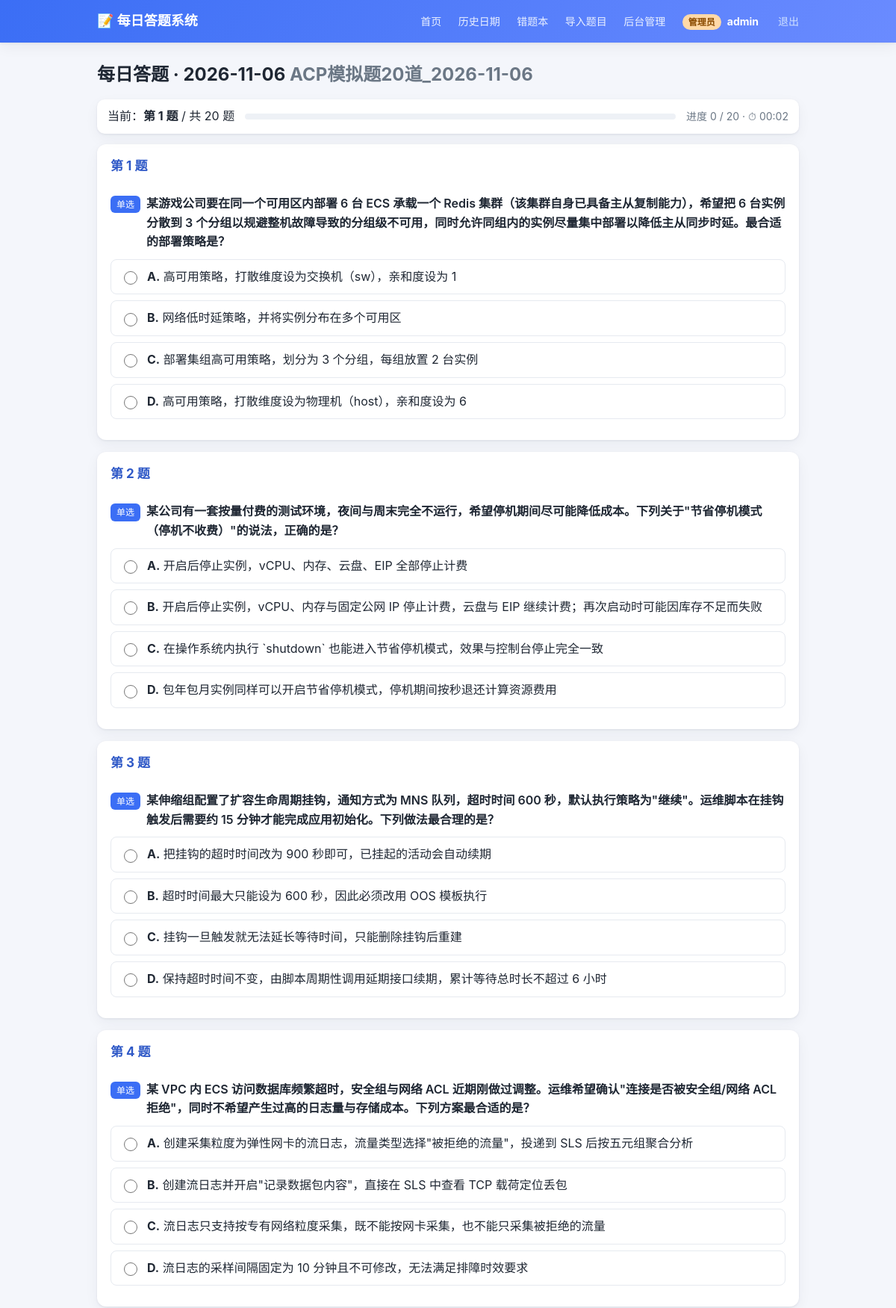
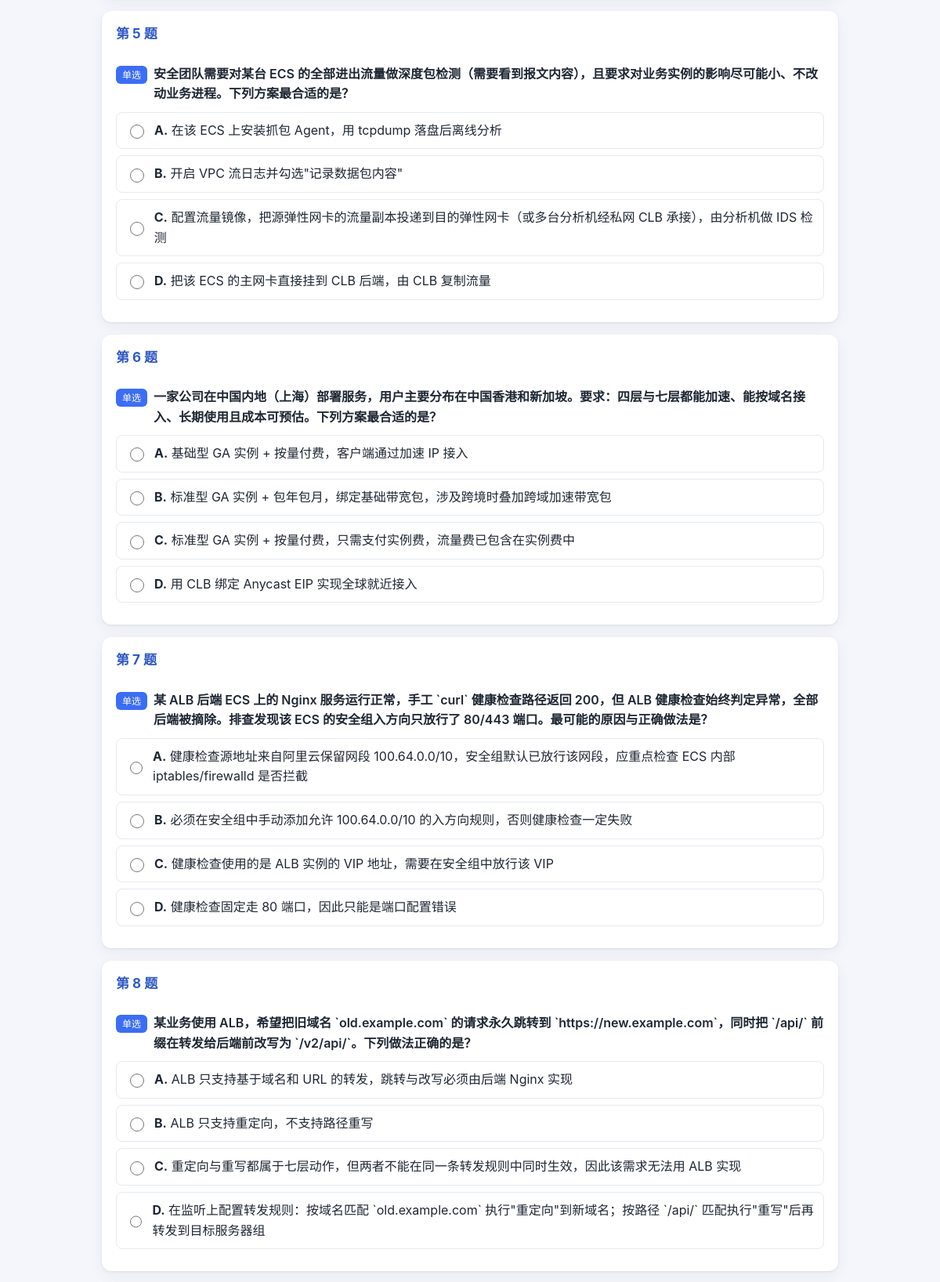
The page /quiz/2026-11-06 (signed in, upper part) on the database its author committed (2 pictures, top to bottom).
### tables this page shows
CREATE TABLE users (
    id            INTEGER PRIMARY KEY AUTOINCREMENT,
    username      TEXT NOT NULL UNIQUE,
    password_hash TEXT NOT NULL,
    role          TEXT NOT NULL DEFAULT 'user',
    created_at    TEXT NOT NULL
);

CREATE TABLE daily_sets (
    id          INTEGER PRIMARY KEY AUTOINCREMENT,
    date        TEXT NOT NULL UNIQUE,
    title       TEXT NOT NULL,
    total_sets  INTEGER NOT NULL DEFAULT 0,
    status      TEXT NOT NULL DEFAULT 'pending',
    created_at  TEXT NOT NULL
);

CREATE TABLE questions (
    id           INTEGER PRIMARY KEY AUTOINCREMENT,
    daily_set_id INTEGER NOT NULL,
    set_index    INTEGER NOT NULL,
    type         TEXT NOT NULL,
    question     TEXT NOT NULL,
    options      TEXT NOT NULL,
    answer       TEXT NOT NULL,
    explanation  TEXT NOT NULL DEFAULT '',
    created_at   TEXT NOT NULL,
    FOREIGN KEY (daily_set_id) REFERENCES daily_sets(id) ON DELETE CASCADE
);

### app.py (the view)
@app.route("/quiz/<date>", methods=["GET"])
@login_required
def quiz(date):
    data = quiz_logic.get_quiz_data(date)
    if not data:
        flash("该日期暂无题目", "error")
        if _is_admin():
            return redirect(url_for("import_page"))
        return redirect(url_for("index"))
    record = score_manager.get_record_by_set_user(data["set_id"], _current_user_id())
    return render_template("quiz.html", data=data, record=record)

### app.py (called while the page is built)
def _resolve_current_user() -> Optional[dict]:
    if hasattr(g, "auth_user"):
        return g.auth_user
    user: Optional[dict] = None
    raw_id = session.get("user_id")
    if raw_id:
        try:
            row = models.get_user(int(raw_id))
        except (TypeError, ValueError):
            row = None
        if row:
            user = dict(row)
            session["username"] = user["username"]
            session["role"] = user["role"]
        else:
            session.clear()
    g.auth_user = user
    return user

def login_required(view):
    @wraps(view)
    def wrapper(*args, **kwargs):
        if not _resolve_current_user():
            flash("登录状态已失效，请重新登录", "error")
            return redirect(url_for("login"))
        return view(*args, **kwargs)
    return wrapper

@app.context_processor
def inject_user():
    user = _resolve_current_user()
    if user:
        return {
            "current_user": {
                "id": user["id"],
                "username": user["username"],
                "role": user["role"],
            }
        }
    return {"current_user": None}

def _current_user_id() -> int:
    user = _resolve_current_user()
    return int(user["id"]) if user else 0

### models.py (called while the page is built)
def get_conn() -> sqlite3.Connection:
    conn = sqlite3.connect(DB_PATH)
    conn.row_factory = sqlite3.Row
    conn.execute("PRAGMA foreign_keys = ON")
    return conn

def get_user(user_id: int) -> Optional[sqlite3.Row]:
    conn = get_conn()
    row = conn.execute("SELECT * FROM users WHERE id = ?", (user_id,)).fetchone()
    conn.close()
    return row

def get_daily_set_by_date(date: str) -> Optional[sqlite3.Row]:
    conn = get_conn()
    row = conn.execute("SELECT * FROM daily_sets WHERE date = ?", (date,)).fetchone()
    conn.close()
    return row

def get_quiz_questions_by_set(set_id: int) -> list[sqlite3.Row]:
    conn = get_conn()
    rows = conn.execute(
        "SELECT id, daily_set_id, set_index, type, question, options "
        "FROM questions WHERE daily_set_id = ? ORDER BY set_index, id",
        (set_id,),
    ).fetchall()
    conn.close()
    return rows

### score_manager.py (called while the page is built)
def get_record_by_set_user(set_id: int, user_id: int) -> Optional[dict]:
    conn = get_conn()
    row = conn.execute(
        "SELECT * FROM daily_records WHERE daily_set_id = ? AND user_id = ?",
        (set_id, user_id),
    ).fetchone()
    conn.close()
    return dict(row) if row else None

### templates/quiz.html (shortened to what this page needs)
{% extends "base.html" %}
{% block content %}
<h1 class="page-title">每日答题 · {{ data.date }} <span class="muted">{{ data.title }}</span></h1>
<div class="quiz-sticky">
    <div class="quiz-sticky-left">
        当前：<strong>第 <span id="current-set">1</span> 题</strong> / 共 {{ data.sets | length }} 题
    </div>
    <div class="quiz-progress">
    </div>
    <div class="quiz-sticky-right">
        进度 <span id="progress-text">0 / {{ data.total }}</span> · ⏱ <span id="timer">00:00</span>
    </div>
</div>
<form id="quiz-form" method="post" action="{{ url_for('quiz_submit', date=data.date) }}">
    {% for st in data.sets %}
        <section class="quiz-set" data-set="{{ st.set_index }}">
            <h2 class="set-title">第 {{ st.set_index }} 题</h2>
            {% for q in st.questions %}
                <div class="question">
                    <p class="q-head">
                        <span class="q-type q-type-{{ q.type }}">{{ '单选' if q.type=='single' else ('多选' if q.type=='multiple' else '判断') }}</span>
                        <span class="q-text">{{ q.question }}</span>
                    </p>
                    <div class="options">
                        {% for letter, text in q.options.items() %}
                            <label class="option">
                                <input
                                    type="{{ 'radio' if q.type != 'multiple' else 'checkbox' }}"
                                    name="q_{{ q.id }}"
                                    value="{{ letter }}">
                                <span><b>{{ letter }}.</b> {{ text }}</span>
                            </label>
                        {% endfor %}
                    </div>
                </div>
            {% endfor %}
        </section>
    {% endfor %}
</form>
{% endblock %}

### templates/base.html (shortened to what this page needs)
<!DOCTYPE html>
<html lang="zh-CN">
<head>
    <link rel="stylesheet" href="{{ url_for('static', filename='style.css') }}">
</head>
<body>
    <header class="topbar">
        <div class="topbar-inner">
            <a class="brand" href="{{ url_for('index') if current_user else url_for('login') }}">📝 每日答题系统</a>
            <nav class="nav">
                {% if current_user %}
                    <a href="{{ url_for('index') }}">首页</a>
                    <a href="{{ url_for('history') }}">历史日期</a>
                    <a href="{{ url_for('wrong_list') }}">错题本</a>
                    {% if current_user.role == 'admin' %}
                        <a href="{{ url_for('import_page') }}">导入题目</a>
                        <a href="{{ url_for('admin_dashboard') }}">后台管理</a>
                    {% endif %}
                    <span class="nav-user">
                        <span class="role-badge role-{{ current_user.role }}">{{ '管理员' if current_user.role == 'admin' else '用户' }}</span>
                        <b>{{ current_user.username }}</b>
                        <a class="nav-logout" href="{{ url_for('logout') }}">退出</a>
                    </span>
                {% else %}
                    <a href="{{ url_for('login') }}">登录</a>
                    <a href="{{ url_for('register') }}">注册</a>
                {% endif %}
            </nav>
        </div>
    </header>
    <main class="container">
        {% block content %}{% endblock %}
    </main>
</body>
</html>

### static/style.css (style rules this page uses)
:root { --bg: #f4f6fb; --card: #ffffff; --ink: #1f2733; --muted: #6b7785; --primary: #3b6ef5; --primary-d: #2f59c7; --ok: #1f9d55; --bad: #e2483a; --line: #e6eaf0; --shadow: 0 1px 3px rgba(20, 30, 50, .08), 0 6px 18px rgba(20, 30, 50, .05); }
* { box-sizing: border-box; }
body { margin: 0; font-family: -apple-system, BlinkMacSystemFont, "Segoe UI", "PingFang SC", "Microsoft YaHei", sans-serif; background: var(--bg); color: var(--ink); line-height: 1.6; }
.topbar { background: linear-gradient(120deg, #3b6ef5, #6a8bff); color: #fff; box-shadow: var(--shadow); }
.topbar-inner { max-width: 980px; margin: 0 auto; padding: 14px 20px; display: flex; align-items: center; justify-content: space-between; }
.brand { color: #fff; font-weight: 700; font-size: 18px; text-decoration: none; }
.nav a { color: #eaf0ff; text-decoration: none; margin-left: 18px; font-size: 14px; }
.container { max-width: 980px; margin: 0 auto; padding: 24px 20px 60px; }
.page-title { font-size: 24px; margin: 0 0 6px; }
.muted { color: var(--muted); }
.quiz-sticky { position: sticky; top: 0; z-index: 20; background: var(--card); display: flex; align-items: center; gap: 14px; padding: 10px 14px; border-radius: 10px; box-shadow: var(--shadow); margin: 14px 0; }
.quiz-sticky-right { margin-left: auto; color: var(--muted); font-size: 14px; }
.quiz-progress { flex: 1; height: 8px; background: #eef1f6; border-radius: 999px; overflow: hidden; }
.quiz-set { background: var(--card); border-radius: 12px; padding: 16px 18px; margin-bottom: 16px; box-shadow: var(--shadow); }
.set-title { font-size: 17px; margin: 0 0 12px; color: var(--primary-d); }
.question { padding: 12px 0; border-bottom: 1px dashed var(--line); }
.question:last-child { border-bottom: none; }
.q-head { margin: 0 0 10px; display: flex; gap: 8px; align-items: baseline; }
.q-text { font-weight: 600; }
.q-type { font-size: 12px; padding: 2px 8px; border-radius: 6px; color: #fff; background: #7a8aa0; white-space: nowrap; }
.q-type-single { background: #3b6ef5; }
.options { display: flex; flex-direction: column; gap: 8px; }
.option { display: flex; align-items: center; gap: 10px; padding: 10px 12px; border: 1px solid var(--line); border-radius: 8px; cursor: pointer; transition: .12s; }
.option input { width: 18px; height: 18px; accent-color: var(--primary); }
.nav-user { margin-left: 18px; display: inline-flex; align-items: center; gap: 8px; color: #eaf0ff; font-size: 14px; }
.nav-user b { color: #fff; }
.nav-logout { color: #cfe0ff !important; margin-left: 4px; }
.role-badge { display: inline-block; padding: 1px 8px; border-radius: 999px; font-size: 12px; font-weight: 600; }
.role-badge.role-admin { background: #ffd9a8; color: #8a4b00; }

### rows shown on the page
users: role "管理员", username "admin"
daily_sets: date "2026-11-06", title "ACP模拟题20道_2026-11-06"
questions: type "单选", question "某游戏公司要在同一个可用区内部署 6 台 ECS 承载一个 Redis 集群（该集群自身已具备主从复制能力），希望把 6 台实例分散到 3 个分组以规避整机故障导致的分组级不可用，同时允许同组内的实例尽量集中部署以降低主从同步时延。最合适的部署策略是？", options "A" "B" "C" "D", options "高可用策略，打散维度设为交换机（sw），亲和度设为 1" "网络低时延策略，并将实例分布在多个可用区" "部署集组高可用策略，划分为 3 个分组，每组放置 2 台实例" "高可用策略，打散维度设为物理机（host），亲和度设为 6"
questions: type "单选", question "某公司有一套按量付费的测试环境，夜间与周末完全不运行，希望停机期间尽可能降低成本。下列关于\"节省停机模式（停机不收费）\"的说法，正确的是？", options "A" "B" "C" "D", options "开启后停止实例，vCPU、内存、云盘、EIP 全部停止计费" "开启后停止实例，vCPU、内存与固定公网 IP 停止计费，云盘与 EIP 继续计费；再次启动时可能因库存不足而失败" "在操作系统内执行 `shutdown` 也能进入节省停机模式，效果与控制台停止完全一致" "包年包月实例同样可以开启节省停机模式，停机期间按秒退还计算资源费用"
questions: type "单选", question "某伸缩组配置了扩容生命周期挂钩，通知方式为 MNS 队列，超时时间 600 秒，默认执行策略为\"继续\"。运维脚本在挂钩触发后需要约 15 分钟才能完成应用初始化。下列做法最合理的是？", options "A" "B" "C" "D", options "把挂钩的超时时间改为 900 秒即可，已挂起的活动会自动续期" "超时时间最大只能设为 600 秒，因此必须改用 OOS 模板执行" "挂钩一旦触发就无法延长等待时间，只能删除挂钩后重建" "保持超时时间不变，由脚本周期性调用延期接口续期，累计等待总时长不超过 6 小时"
questions: type "单选", question "某 VPC 内 ECS 访问数据库频繁超时，安全组与网络 ACL 近期刚做过调整。运维希望确认\"连接是否被安全组/网络 ACL 拒绝\"，同时不希望产生过高的日志量与存储成本。下列方案最合适的是？", options "A" "B" "C" "D", options "创建采集粒度为弹性网卡的流日志，流量类型选择\"被拒绝的流量\"，投递到 SLS 后按五元组聚合分析" "创建流日志并开启\"记录数据包内容\"，直接在 SLS 中查看 TCP 载荷定位丢包" "流日志只支持按专有网络粒度采集，既不能按网卡采集，也不能只采集被拒绝的流量" "流日志的采样间隔固定为 10 分钟且不可修改，无法满足排障时效要求"
questions: type "单选", question "安全团队需要对某台 ECS 的全部进出流量做深度包检测（需要看到报文内容），且要求对业务实例的影响尽可能小、不改动业务进程。下列方案最合适的是？", options "A" "B" "C" "D", options "在该 ECS 上安装抓包 Agent，用 tcpdump 落盘后离线分析" "开启 VPC 流日志并勾选\"记录数据包内容\"" "配置流量镜像，把源弹性网卡的流量副本投递到目的弹性网卡（或多台分析机经私网 CLB 承接），由分析机做 IDS 检测" "把该 ECS 的主网卡直接挂到 CLB 后端，由 CLB 复制流量"
questions: type "单选", question "一家公司在中国内地（上海）部署服务，用户主要分布在中国香港和新加坡。要求：四层与七层都能加速、能按域名接入、长期使用且成本可预估。下列方案最合适的是？", options "A" "B" "C" "D", options "基础型 GA 实例 + 按量付费，客户端通过加速 IP 接入" "标准型 GA 实例 + 包年包月，绑定基础带宽包，涉及跨境时叠加跨域加速带宽包" "标准型 GA 实例 + 按量付费，只需支付实例费，流量费已包含在实例费中" "用 CLB 绑定 Anycast EIP 实现全球就近接入"
questions: type "单选", question "某 ALB 后端 ECS 上的 Nginx 服务运行正常，手工 `curl` 健康检查路径返回 200，但 ALB 健康检查始终判定异常，全部后端被摘除。排查发现该 ECS 的安全组入方向只放行了 80/443 端口。最可能的原因与正确做法是？", options "A" "B" "C" "D", options "健康检查源地址来自阿里云保留网段 100.64.0.0/10，安全组默认已放行该网段，应重点检查 ECS 内部 iptables/firewalld 是否拦截" "必须在安全组中手动添加允许 100.64.0.0/10 的入方向规则，否则健康检查一定失败" "健康检查使用的是 ALB 实例的 VIP 地址，需要在安全组中放行该 VIP" "健康检查固定走 80 端口，因此只能是端口配置错误"
questions: type "单选", question "某业务使用 ALB，希望把旧域名 `old.example.com` 的请求永久跳转到 `https://new.example.com`，同时把 `/api/` 前缀在转发给后端前改写为 `/v2/api/`。下列做法正确的是？", options "A" "B" "C" "D", options "ALB 只支持基于域名和 URL 的转发，跳转与改写必须由后端 Nginx 实现" "ALB 只支持重定向，不支持路径重写" "重定向与重写都属于七层动作，但两者不能在同一条转发规则中同时生效，因此该需求无法用 ALB 实现" "在监听上配置转发规则：按域名匹配 `old.example.com` 执行\"重定向\"到新域名；按路径 `/api/` 匹配执行\"重写\"后再转发到目标服务器组"

### other values the page prints
{{ data.sets | length }} "20"
{{ st.set_index }} "1" "2" "3" "4" "5" "6" "7" "8"
